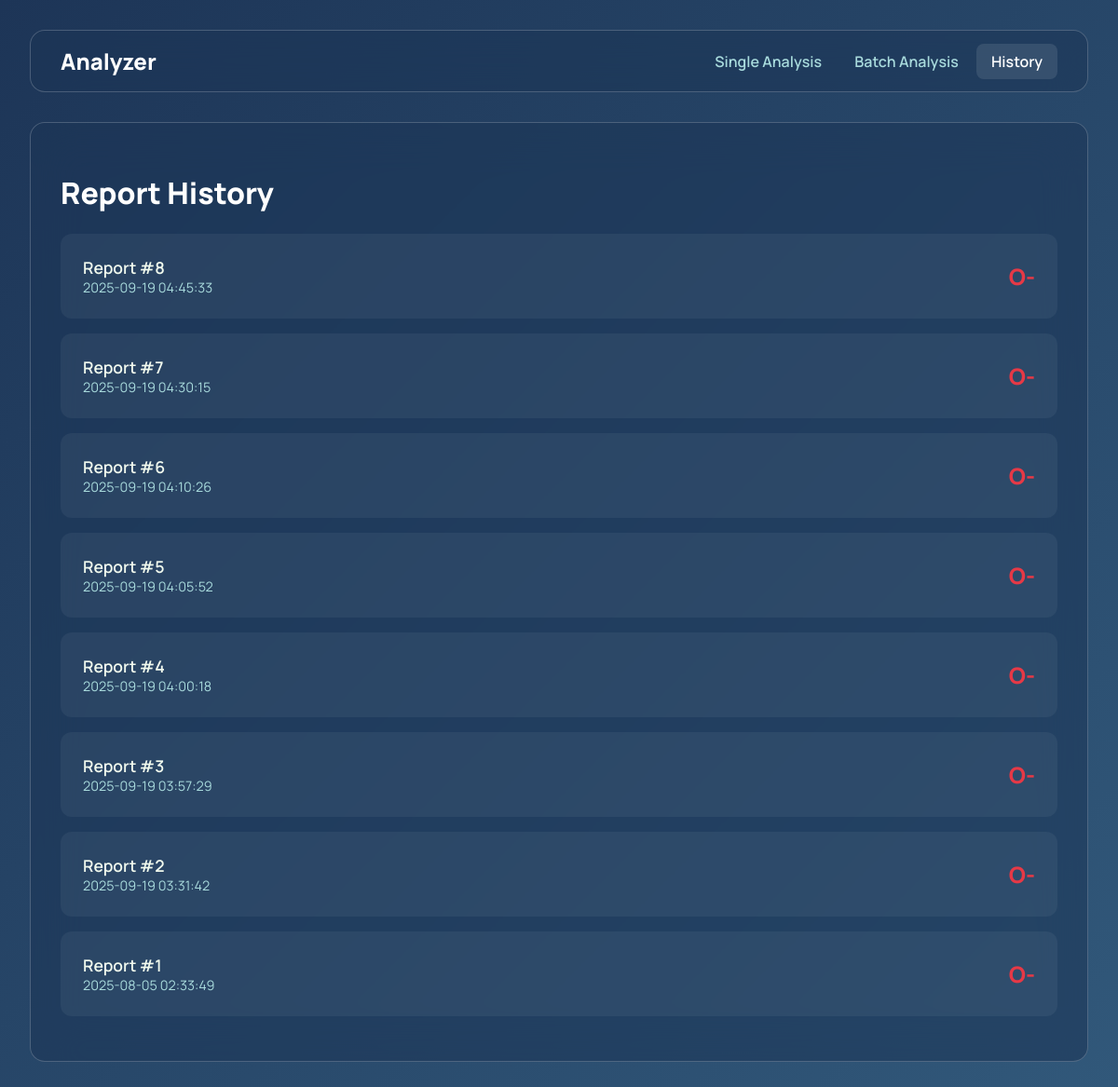
Before: /history with the older database file.
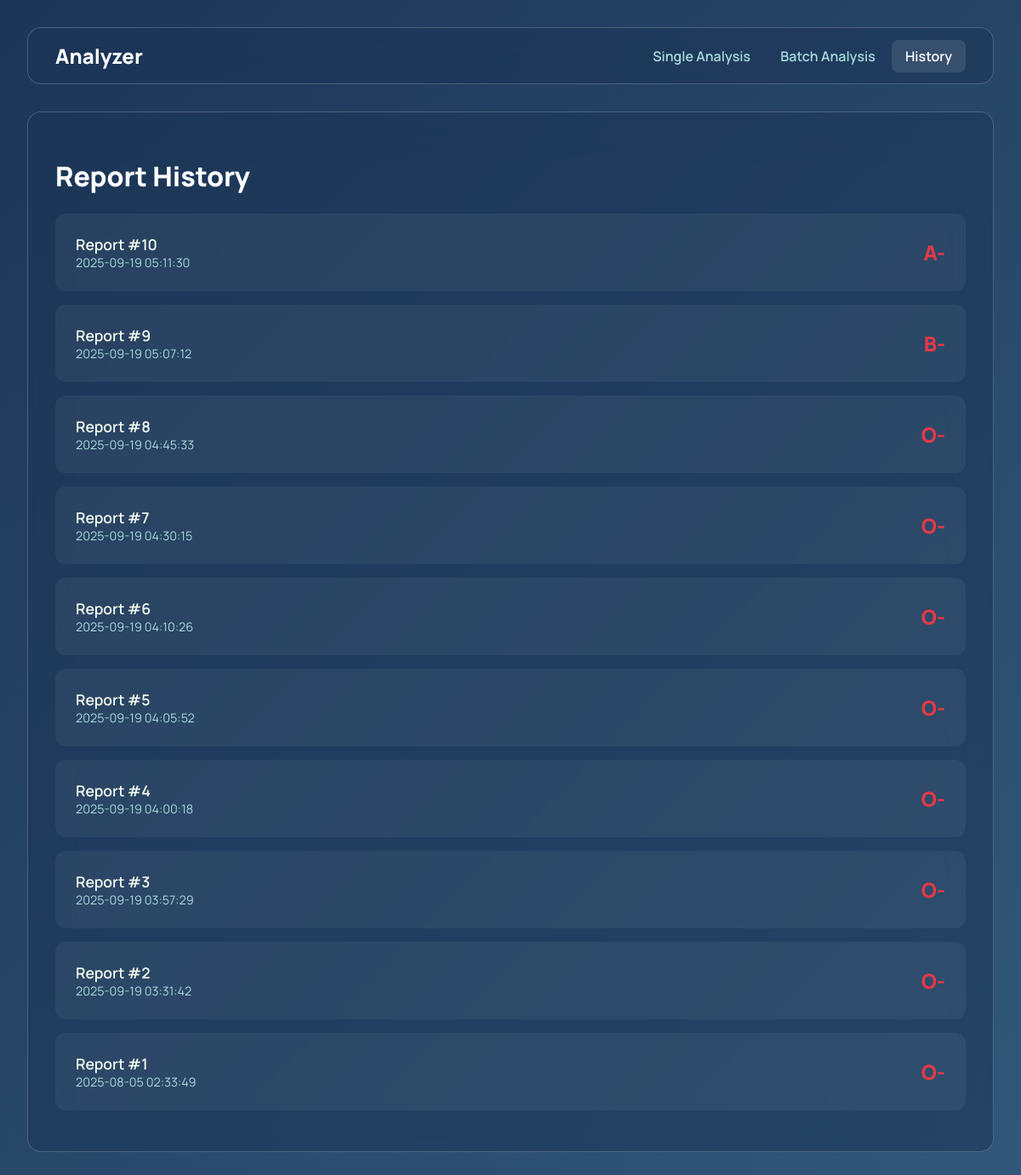
After: the same page with the newer database file.
### tables this page shows
CREATE TABLE reports (
  id INTEGER PRIMARY KEY AUTOINCREMENT,
  timestamp TEXT NOT NULL,
  blood_type TEXT NOT NULL,
  image_b64 TEXT NOT NULL,
  analysis_json TEXT NOT NULL
);

### app.py (the view)
@app.route('/history')
def history():
    db = get_db()
    reports = db.execute('SELECT id, timestamp, blood_type FROM reports ORDER BY timestamp DESC').fetchall()
    return render_template('history.html', reports=reports)

### app.py (called while the page is built)
def get_db():
    if 'db' not in g:
        g.db = sqlite3.connect(DATABASE)
        g.db.row_factory = sqlite3.Row
    return g.db

### templates/history.html (shortened to what this page needs)
{% extends "base.html" %}
{% block content %}
<div class="card">
    <h1>Report History</h1>
    {% if reports %}
        <ul class="report-list">
            {% for report in reports %}
                <li class="report-item">
                    <div>
                        <a href="{{ url_for('report', report_id=report.id) }}">Report #{{ report.id }}</a>
                        <div class="meta">{{ report.timestamp.split('.')[0] }}</div>
                    </div>
                    <div class="blood-type">{{ report.blood_type }}</div>
                </li>
            {% endfor %}
        </ul>
    {% else %}
        <p>No reports found. Perform an analysis to save a new report.</p>
    {% endif %}
</div>
{% endblock %}

### templates/base.html (shortened to what this page needs)
<!DOCTYPE html>
<html lang="en">
<head>
</head>
<body>
    <div class="main-container">
        <nav>
    <div class="logo">Analyzer</div>
    <div>
        <a href="{{ url_for('index') }}" class="{{ 'active' if request.endpoint == 'index' else '' }}">Single Analysis</a>
        <a href="{{ url_for('batch_process') }}" class="{{ 'active' if request.endpoint == 'batch_process' else '' }}">Batch Analysis</a>
        <a href="{{ url_for('history') }}" class="{{ 'active' if request.endpoint == 'history' else '' }}">History</a>
    </div>
</nav>
        <main>
            {% block content %}{% endblock %}
        </main>
    </div>
</body>
</html>

### templates/base.html (style rules this page uses)
:root { --accent-color: #e63946; --secondary-accent: #457b9d; --text-color: #f1faee; --text-muted: #a8dadc; --border-color: rgba(255, 255, 255, 0.2); --card-bg: rgba(29, 53, 87, 0.55); }
body { font-family: 'Manrope', sans-serif; background: linear-gradient(135deg, #1d3557, #457b9d, #a8dadc); background-size: 400% 400%; animation: gradientBG 15s ease infinite; color: var(--text-color); margin: 0; padding: 2rem; }
.main-container { max-width: 1200px; margin: auto; }
nav { background: var(--card-bg); backdrop-filter: blur(25px); -webkit-backdrop-filter: blur(25px); border-radius: 16px; border: 1px solid var(--border-color); padding: 1rem 2rem; margin-bottom: 2rem; display: flex; justify-content: space-between; align-items: center; }
nav .logo { font-size: 1.5rem; font-weight: 800; color: #fff; }
nav a { color: var(--text-muted); text-decoration: none; font-weight: 600; padding: 0.5rem 1rem; border-radius: 8px; transition: all 0.3s; }
nav a:hover, nav a.active { color: #fff; background-color: rgba(255,255,255,0.1); }

### templates/history.html (style rules this page uses)
.card { background: var(--card-bg); backdrop-filter: blur(25px); -webkit-backdrop-filter: blur(25px); border-radius: 16px; border: 1px solid var(--border-color); padding: 2rem; }
h1 { color: #fff; font-weight: 800; }
.report-list { list-style: none; padding: 0; }
.report-item { background: rgba(255,255,255,0.05); padding: 1.5rem; border-radius: 12px; margin-bottom: 1rem; display: flex; justify-content: space-between; align-items: center; transition: background-color 0.3s; }
.report-item a { color: var(--text-color); text-decoration: none; font-weight: 600; font-size: 1.1rem; }
.report-item .meta { font-size: 0.9rem; color: var(--text-muted); }
.report-item .blood-type { font-size: 1.5rem; font-weight: 800; color: var(--accent-color); }

Changed rows visible on the page:
added reports: id "10", timestamp "2025-09-19 05:11:30", blood_type "A-"
added reports: id "9", timestamp "2025-09-19 05:07:12", blood_type "B-"
